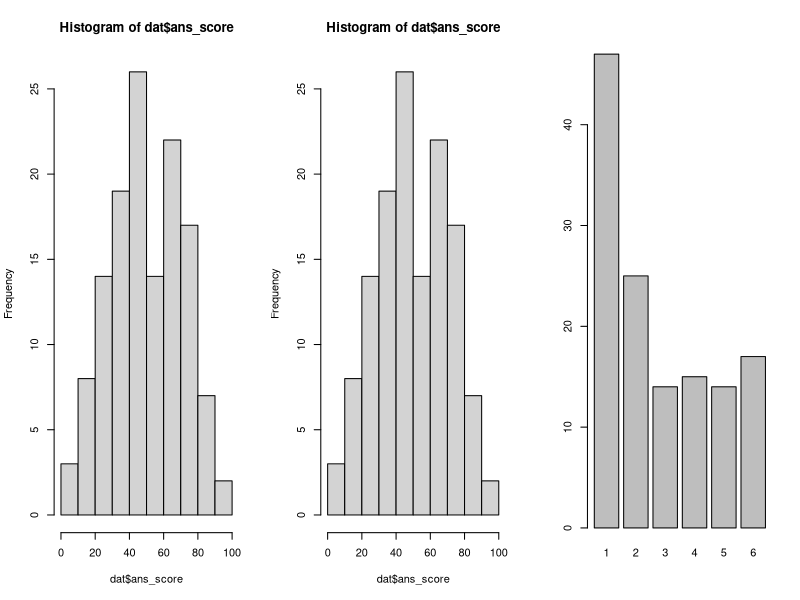
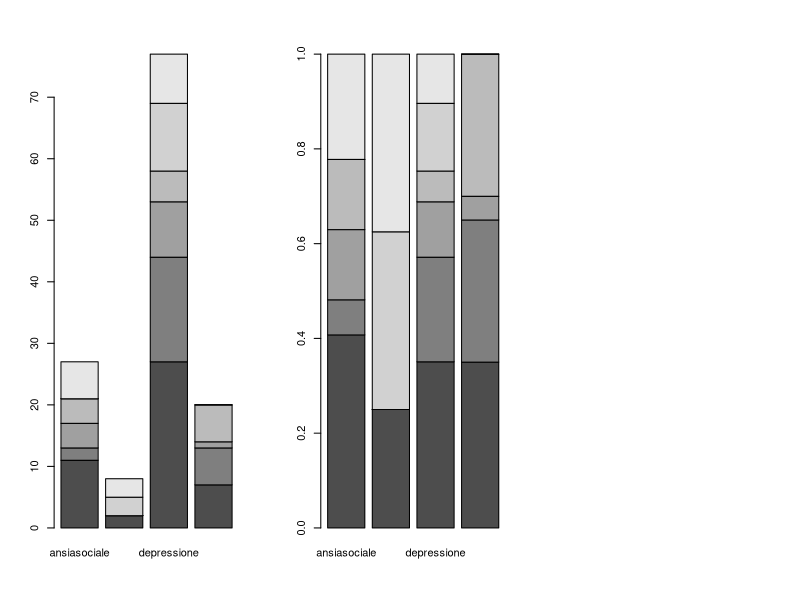

The R source for these figures, in order:
## ---- chunk 1
options(htmltools.dir.version = FALSE, max.print = 20)
knitr::opts_chunk$set(dev = 'svg',
                      out.width = "60%",
                      fig.align = "center") # set output device to svg
## ---- chunk 2
dat <- read.csv("../../data/psych.csv", header = TRUE, sep = ";") # importare
## ---- chunk 3
str(dat) # struttura e tipo di variabili
## ---- chunk 4
# ?complete.cases # a cosa serve?
complete.cases(dat)
dat <- dat[complete.cases(dat), ] # selezioniamo solo quelli senza valori mancanti
## ---- chunk 5
dat[dat$eta < 10, ] # errori di codifica o raccolta dati
dat_errori <- dat[dat$eta < 10, ] # dataset con errori
dat <- dat[dat$eta >= 10, ] # dataset senza errori
## ---- chunk 6
dat$id <- 1:nrow(dat) # colonna che identifica il numero del paziente
## ---- chunk 7
dat$eta_bin <- ifelse(dat$eta >= 18, "maggiorenne", "minorenne")
## ---- chunk 8
dat <- dat[dat$diagnosi != "altro", ] # togliamo le diagnosi altro
## ---- chunk 9
summary(dat) # funzione utile ma molto generica
table(dat$ses)
table(dat$diagnosi)
## ---- chunk 10
f_diagnosi <- table(dat$diagnosi)/length(dat$diagnosi)
f_diagnosi
sum(f_diagnosi)
# provate ad usare ?prop.table()
## ---- chunk 11
ds_f <- table(dat$diagnosi, dat$ses) # assolute, come le relativizziamo? vedi prop.table()
ds_f

prop.table(ds_f, margin = 1) # a cosa serve margin?
## ---- chunk 12
par(mfrow = c(1,3)) # per fare 2 grafici
hist(dat$ans_score)
hist(dat$ans_score)
barplot(table(dat$self_esteem_score))
## ---- chunk 13
barplot(table(dat$self_esteem_score, dat$diagnosi)) # quale è il problema qui?
## ---- chunk 14
freq_self_diag <- prop.table(table(dat$self_esteem_score, dat$diagnosi), 2)
barplot(freq_self_diag)
## ---- chunk 15
mean(dat$dep_score[dat$diagnosi == "ansiasociale"])
mean(dat$dep_score[dat$diagnosi == "bipolare"])

# ...
## ---- chunk 16
cv <- function(x){
  # https://it.wikipedia.org/wiki/Coefficiente_di_variazione
  sd(x, na.rm = TRUE) / abs(mean(x, na.rm = TRUE))
}

# depressione
tapply(X = dat$dep_score, INDEX = dat$diagnosi, FUN = mean, na.rm = TRUE)
tapply(X = dat$dep_score, INDEX = dat$diagnosi, FUN = median, na.rm = TRUE)
tapply(X = dat$dep_score, INDEX = dat$diagnosi, FUN = sd, na.rm = TRUE)
tapply(X = dat$dep_score, INDEX = dat$diagnosi, FUN = cv)
## ---- chunk 17
my_summary <- function(x){
  c(
    mean = mean(x, na.rm = TRUE),
    median = median(x, na.rm = TRUE),
    sd = sd(x, na.rm = TRUE),
    cv = sd(x, na.rm = TRUE) / abs(mean(x, na.rm = TRUE))
  )
}

tapply(dat$ans_score, dat$diagnosi, my_summary)

# ... così per tutte le variabili
## ---- chunk 18
ys <- list(depressione = dat$dep_score, 
           ansia = dat$ans_score, 
           autostima = dat$self_esteem_score)

lapply(ys, function(x) tapply(x, dat$diagnosi, my_summary))
